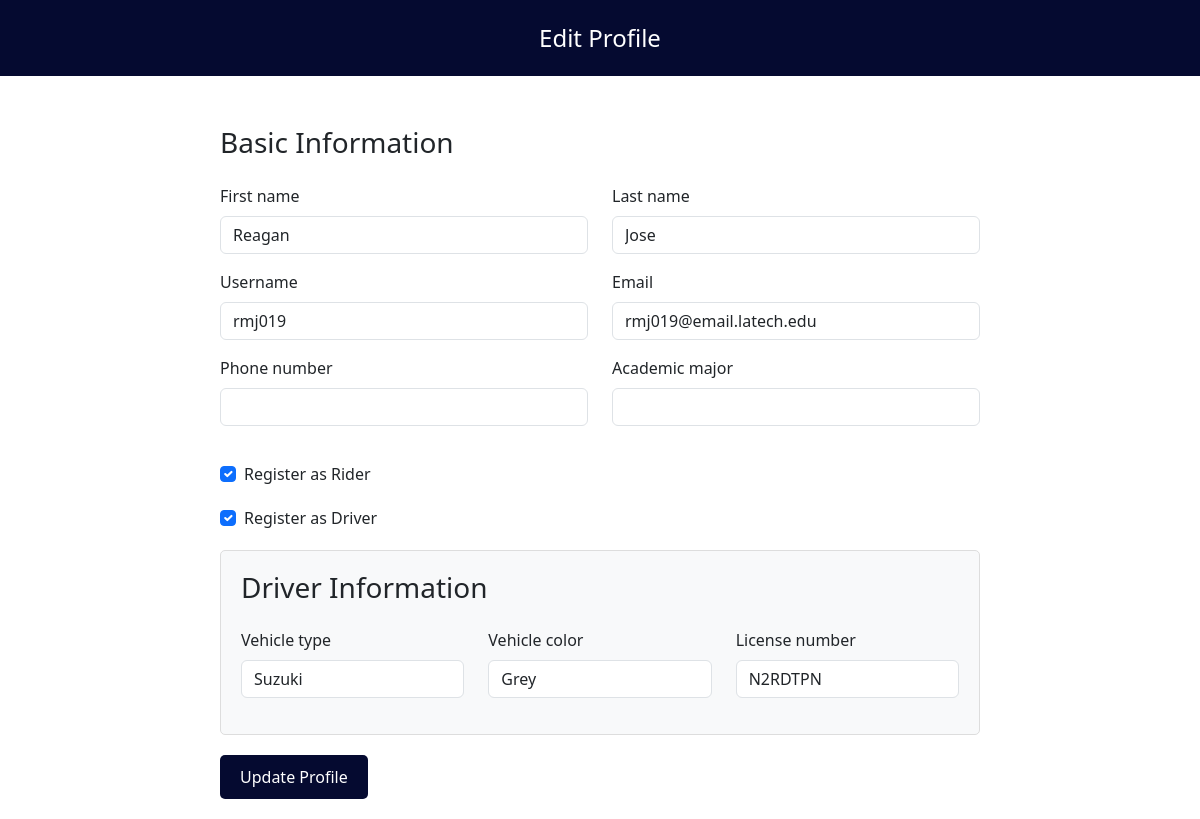
Before: /members/edit_profile/ (signed in) with the older database file.
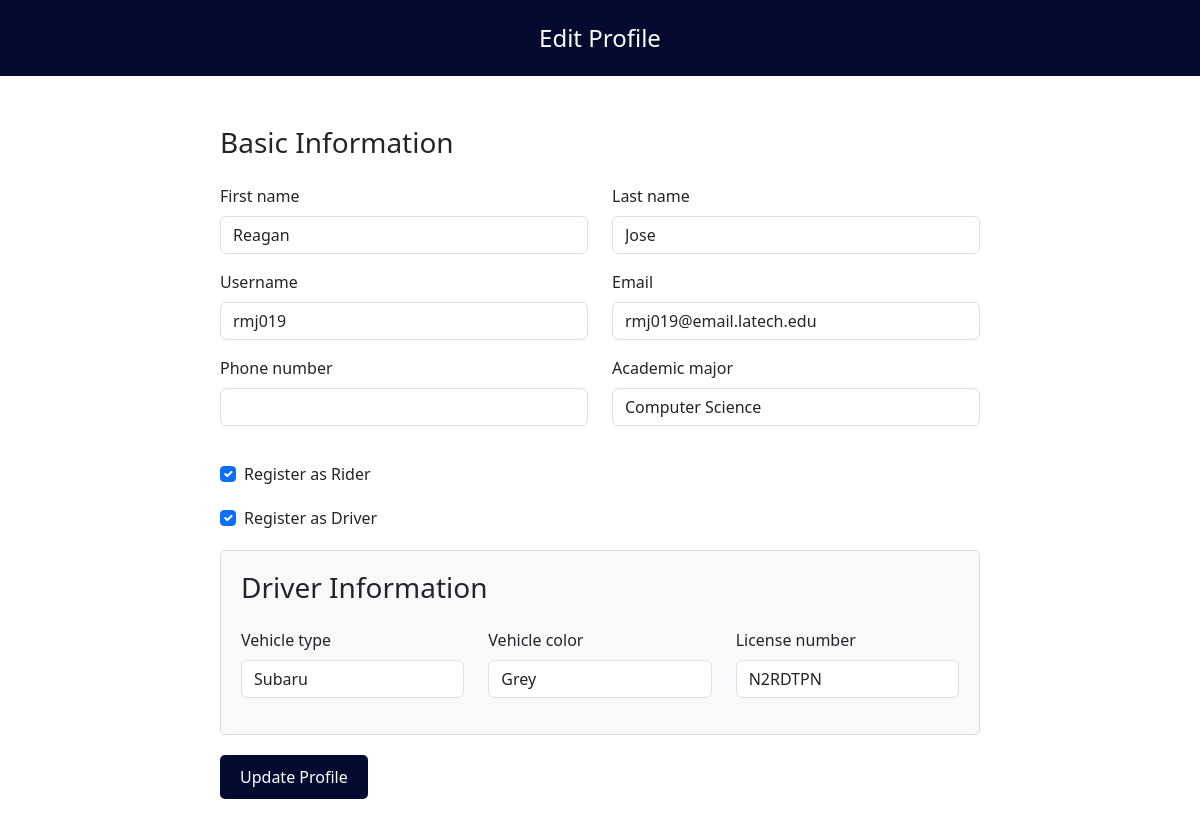
After: the same page with the newer database file.
### Univah/models.py (models this page shows)
class Driver(models.Model):
    user = models.OneToOneField(User, on_delete=models.CASCADE, null = True)
    vehicle_type = models.CharField(max_length=50, null=True)
    vehicle_color = models.CharField(max_length=20, null=True)
    license_number = models.CharField(max_length=20, null=True)
    phone_number = models.CharField(max_length=12, null=True)
    status = models.CharField(max_length=12, choices=[('available', 'Available'), ('unavailable', 'Unavailable')], default='available')
    major = models.CharField(max_length=50, null=True)

### members/views.py (the view, shortened to what this page needs)
# urls.py: path('edit_profile/', UserEditView.as_view(), name = 'edit_profile'),
class UserEditView(generic.UpdateView):
    form_class = EditProfileForm
    template_name = 'authenticate/edit_profile.html'
    success_url = reverse_lazy('transpo')
    def get_object(self):
        return self.request.user

### members/templates/authenticate/edit_profile.html (shortened to what this page needs)
<!DOCTYPE html>
<html lang="en">
<head>
    <link href="https://cdnjs.cloudflare.com/ajax/libs/bootstrap/5.3.2/css/bootstrap.min.css" rel="stylesheet">
</head>
<body>
    <header class="header">
        Edit Profile
    </header>
    <div class="form-container">
        <form method="POST">
            <h3 class="mb-4">Basic Information</h3>
            <div class="row">
                <div class="col-md-6 mb-3">
                    <label class="form-label">{{ form.first_name.label }}</label>
                    {{ form.first_name }}
                </div>
                <div class="col-md-6 mb-3">
                    <label class="form-label">{{ form.last_name.label }}</label>
                    {{ form.last_name }}
                </div>
            </div>
            <div class="row">
                <div class="col-md-6 mb-3">
                    <label class="form-label">{{ form.username.label }}</label>
                    {{ form.username }}
                </div>
                <div class="col-md-6 mb-3">
                    <label class="form-label">{{ form.email.label }}</label>
                    {{ form.email }}
                </div>
            </div>
            <div class="row">
                <div class="col-md-6 mb-3">
                    <label class="form-label">{{ form.phone_number.label }}</label>
                    {{ form.phone_number }}
                </div>
                <div class="col-md-6 mb-3">
                    <label class="form-label">{{ form.academic_major.label }}</label>
                    {{ form.academic_major }}
                </div>
            </div>
            <div class="form-check">
                {{ form.is_rider }}
                <label class="form-check-label" for="{{ form.is_rider.id_for_label }}">
                    Register as Rider
                </label>
            </div>
            <div class="form-check">
                {{ form.is_driver }}
                <label class="form-check-label" for="{{ form.is_driver.id_for_label }}">
                    Register as Driver
                </label>
            </div>
            <div id="driver-fields" class="driver-fields" style="display: none;">
                <h3 class="mb-4">Driver Information</h3>
                <div class="row">
                    <div class="col-md-4 mb-3">
                        <label class="form-label">{{ form.vehicle_type.label }}</label>
                        {{ form.vehicle_type }}
                    </div>
                    <div class="col-md-4 mb-3">
                        <label class="form-label">{{ form.vehicle_color.label }}</label>
                        {{ form.vehicle_color }}
                    </div>
                    <div class="col-md-4 mb-3">
                        <label class="form-label">{{ form.license_number.label }}</label>
                        {{ form.license_number }}
                    </div>
                </div>
            </div>
            <button type="submit" class="btn-update">Update Profile</button>
        </form>
    </div>
</body>
</html>

Changed rows visible on the page:
removed Driver: vehicle_type "Suzuki", vehicle_color "Grey", license_number "N2RDTPN"
added Driver: vehicle_type "Subaru", vehicle_color "Grey", license_number "N2RDTPN"
Other visible differences:
form field academic_major: (not shown) → "Computer Science"
